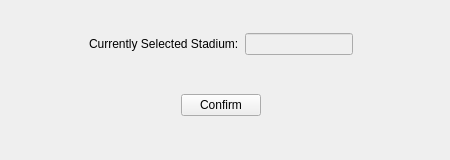
    <widget class="QWidget" name="view_stadium_info_page">
     <widget class="QWidget" name="verticalLayoutWidget">
      <property name="geometry">
       <rect>
        <x>0</x>
        <y>0</y>
        <width>441</width>
        <height>151</height>
       </rect>
      </property>
      <layout class="QVBoxLayout" name="verticalLayout">
       <item>
        <layout class="QHBoxLayout" name="horizontalLayout">
         <item>
          <spacer name="horizontalSpacer_8">
           <property name="orientation">
            <enum>Qt::Horizontal</enum>
           </property>
           <property name="sizeHint" stdset="0">
            <size>
             <width>40</width>
             <height>20</height>
            </size>
           </property>
          </spacer>
         </item>
         <item>
          <widget class="QLabel" name="label_5">
           <property name="text">
            <string>Currently Selected Stadium:</string>
           </property>
          </widget>
         </item>
         <item>
          <widget class="QLineEdit" name="view_stadium_info_line_edit">
           <property name="enabled">
            <bool>false</bool>
           </property>
          </widget>
         </item>
         <item>
          <spacer name="horizontalSpacer_7">
           <property name="orientation">
            <enum>Qt::Horizontal</enum>
           </property>
           <property name="sizeHint" stdset="0">
            <size>
             <width>40</width>
             <height>20</height>
            </size>
           </property>
          </spacer>
         </item>
        </layout>
       </item>
       <item>
        <layout class="QHBoxLayout" name="horizontalLayout_6">
         <item>
          <spacer name="horizontalSpacer_9">
           <property name="orientation">
            <enum>Qt::Horizontal</enum>
           </property>
           <property name="sizeHint" stdset="0">
            <size>
             <width>40</width>
             <height>20</height>
            </size>
           </property>
          </spacer>
         </item>
         <item>
          <widget class="QPushButton" name="view_stadium_info_confirm_button">
           <property name="text">
            <string>Confirm</string>
           </property>
          </widget>
         </item>
         <item>
          <spacer name="horizontalSpacer_10">
           <property name="orientation">
            <enum>Qt::Horizontal</enum>
           </property>
           <property name="sizeHint" stdset="0">
            <size>
             <width>40</width>
             <height>20</height>
            </size>
           </property>
          </spacer>
         </item>
        </layout>
       </item>
      </layout>
     </widget>
    </widget>
